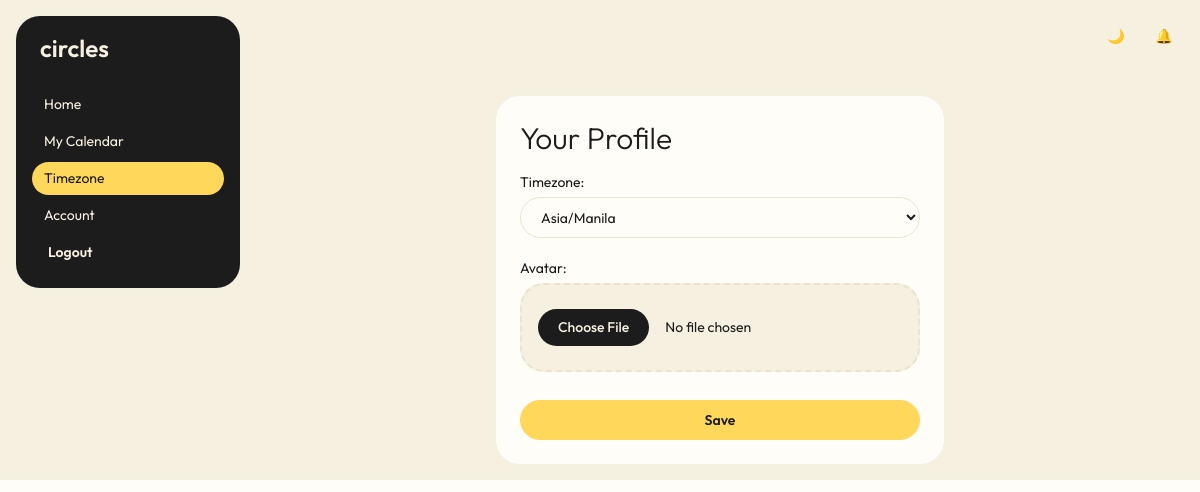
The app's page /settings/timezone/ (signed in), older data.
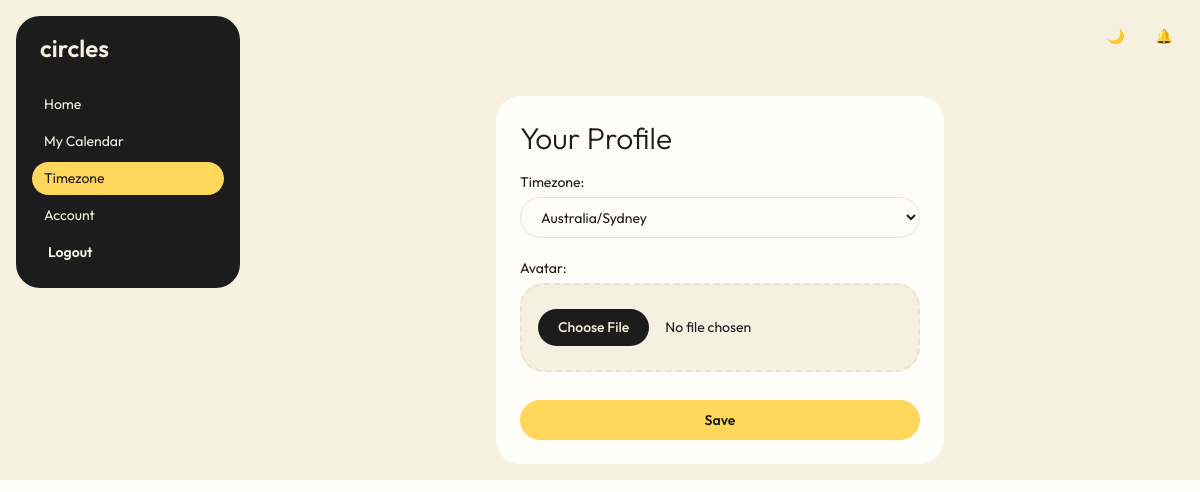
The same page, newer data.
### CirclesApp/models.py (models this page shows)
class UserProfile(models.Model):
     user = models.OneToOneField(User, on_delete=models.CASCADE, related_name='profile')
     timezone = models.CharField(max_length=64, choices=TIMEZONE_CHOICES, default='Asia/Manila')
     avatar = models.ImageField(upload_to='avatars/', null=True, blank=True)

### CirclesApp/views.py (the view)
# urls.py: path('settings/timezone/', views.profile_settings_view, name='profile_settings'),
@login_required
def profile_settings_view(request):
    profile, _ = UserProfile.objects.get_or_create(user=request.user)
    if request.method == "POST":
        form = ProfileForm(request.POST, request.FILES, instance=profile)
        if form.is_valid():
            form.save()
            messages.success(request, "Profile updated.")
            return redirect('home')
    else:
        form = ProfileForm(instance=profile)
    return render(request, 'circles_app/profile_settings.html', {'form': form})

### CirclesApp/forms.py
class ProfileForm(forms.ModelForm):
    class Meta:
        model = UserProfile
        fields = ['timezone', 'avatar']

### CirclesApp/templates/circles_app/profile_settings.html (shortened to what this page needs)
{% extends 'base.html' %}
{% load circle_extras %}
{% block content %}
<div class="card bg-base-100 w-full max-w-md mx-auto mt-10">
    <form method="POST" enctype="multipart/form-data" class="card-body styled-form">
        <h1 class="text-3xl font-light mb-2">Your Profile</h1>
        {{ form.as_p }}
        <button type="submit" class="btn btn-primary w-full mt-2">Save</button>
    </form>
</div>
{% endblock %}

Row changes from the older to the newer data that the page shows:
changed UserProfile: timezone "Asia/Manila" → "Australia/Sydney"
